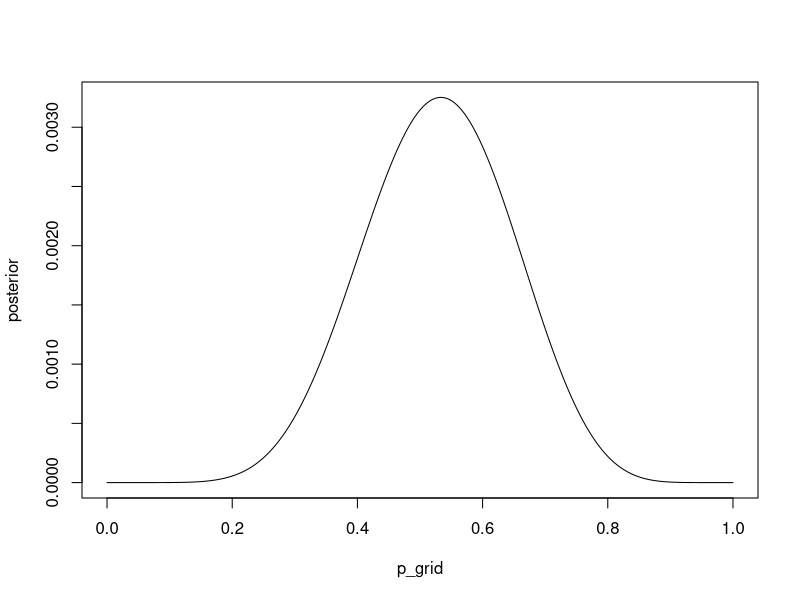

Generate this figure with R: (Note: this script raises an error after producing the figure.)
# homework

## 3M1
w <- 8
n <- 15
p_grid <- seq(from = 0, to = 1, length.out = 1000)
prior <- rep(x = 1, length(p_grid))
likelihood <- dbinom(x = w, size = n, prob = p_grid)
unstandardized.posterior <- likelihood * prior
posterior <- unstandardized.posterior / sum(unstandardized.posterior)
plot(posterior ~ p_grid, type = "l")

## 3M2
trials <- 1e4
samples <- sample(x = p_grid, size = trials, prob = posterior, replace = TRUE)
HPDI(samples = samples, prob = .9)

## 3M3
posterior.predictive.distribution <- rbinom(n = trials, size = n, prob = samples)
mean(posterior.predictive.distribution == 8)

## 3M4
posterior.predictive.distribution <- rbinom(n = trials, size = 9, prob = samples)
mean(posterior.predictive.distribution == 6)

## 3M5

# 3M1
w <- 8
n <- 15
p_grid <- seq(from = 0, to = 1, length.out = 1000)
prior <- ifelse(test = p_grid < .5, yes = 0, no = 1)
likelihood <- dbinom(x = w, size = n, prob = p_grid)
unstandardized.posterior <- likelihood * prior
posterior <- unstandardized.posterior / sum(unstandardized.posterior)
plot(posterior ~ p_grid, type = "l")

# 3M2
trials <- 1e4
samples <- sample(x = p_grid, size = trials, prob = posterior, replace = TRUE)
HPDI(samples = samples, prob = .9)

# 3M3
posterior.predictive.distribution <- rbinom(n = trials, size = n, prob = samples)
mean(posterior.predictive.distribution == 8)

# 3M4
posterior.predictive.distribution <- rbinom(n = trials, size = 9, prob = samples)
mean(posterior.predictive.distribution == 6)